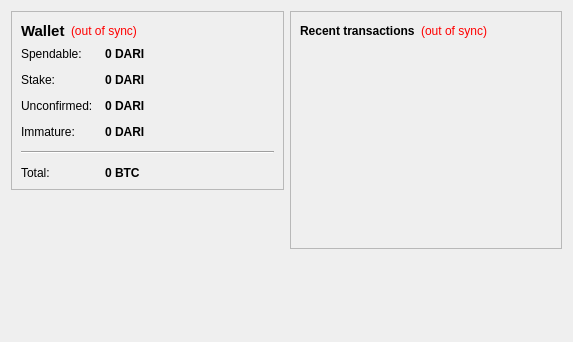
<?xml version="1.0" encoding="UTF-8"?>
<ui version="4.0">
 <class>OverviewPage</class>
 <widget class="QWidget" name="OverviewPage">
  <property name="geometry">
   <rect>
    <x>0</x>
    <y>0</y>
    <width>573</width>
    <height>342</height>
   </rect>
  </property>
  <property name="windowTitle">
   <string>Form</string>
  </property>
  <layout class="QHBoxLayout" name="horizontalLayout" stretch="1,1">
   <item>
    <layout class="QVBoxLayout" name="verticalLayout_2">
     <item>
      <widget class="QFrame" name="frame">
       <property name="frameShape">
        <enum>QFrame::StyledPanel</enum>
       </property>
       <property name="frameShadow">
        <enum>QFrame::Raised</enum>
       </property>
       <layout class="QVBoxLayout" name="verticalLayout_4">
        <item>
         <layout class="QHBoxLayout" name="horizontalLayout_4">
          <item>
           <widget class="QLabel" name="label_5">
            <property name="font">
             <font>
              <pointsize>11</pointsize>
              <weight>75</weight>
              <bold>true</bold>
             </font>
            </property>
            <property name="text">
             <string>Wallet</string>
            </property>
           </widget>
          </item>
          <item>
           <widget class="QLabel" name="labelWalletStatus">
            <property name="toolTip">
             <string>The displayed information may be out of date. Your wallet automatically synchronizes with the DARICOIN network after a connection is established, but this process has not completed yet.</string>
            </property>
            <property name="styleSheet">
             <string notr="true">QLabel { color: red; }</string>
            </property>
            <property name="text">
             <string notr="true">(out of sync)</string>
            </property>
            <property name="alignment">
             <set>Qt::AlignLeading|Qt::AlignLeft|Qt::AlignVCenter</set>
            </property>
           </widget>
          </item>
          <item>
           <spacer name="horizontalSpacer_2">
            <property name="orientation">
             <enum>Qt::Horizontal</enum>
            </property>
            <property name="sizeHint" stdset="0">
             <size>
              <width>40</width>
              <height>20</height>
             </size>
            </property>
           </spacer>
          </item>
         </layout>
        </item>
        <item>
         <layout class="QFormLayout" name="formLayout_2">
          <property name="fieldGrowthPolicy">
           <enum>QFormLayout::AllNonFixedFieldsGrow</enum>
          </property>
          <property name="horizontalSpacing">
           <number>12</number>
          </property>
          <property name="verticalSpacing">
           <number>12</number>
          </property>
          <item row="0" column="0">
           <widget class="QLabel" name="label">
            <property name="text">
             <string>Spendable:</string>
            </property>
           </widget>
          </item>
          <item row="0" column="1">
           <widget class="QLabel" name="labelBalance">
            <property name="font">
             <font>
              <weight>75</weight>
              <bold>true</bold>
             </font>
            </property>
            <property name="cursor">
             <cursorShape>IBeamCursor</cursorShape>
            </property>
            <property name="toolTip">
             <string>Your current spendable balance</string>
            </property>
            <property name="text">
             <string notr="true">0 DARI</string>
            </property>
            <property name="textInteractionFlags">
             <set>Qt::LinksAccessibleByMouse|Qt::TextSelectableByKeyboard|Qt::TextSelectableByMouse</set>
            </property>
           </widget>
          </item>
          <item row="1" column="0">
           <widget class="QLabel" name="label_6">
            <property name="text">
             <string>Stake:</string>
            </property>
           </widget>
          </item>
          <item row="1" column="1">
           <widget class="QLabel" name="labelStake">
            <property name="font">
             <font>
              <weight>75</weight>
              <bold>true</bold>
             </font>
            </property>
            <property name="cursor">
             <cursorShape>IBeamCursor</cursorShape>
            </property>
            <property name="toolTip">
             <string>Total of coins that was staked, and do not yet count toward the current balance</string>
            </property>
            <property name="text">
             <string notr="true">0 DARI</string>
            </property>
            <property name="textInteractionFlags">
             <set>Qt::LinksAccessibleByMouse|Qt::TextSelectableByKeyboard|Qt::TextSelectableByMouse</set>
            </property>
           </widget>
          </item>
          <item row="2" column="0">
           <widget class="QLabel" name="label_3">
            <property name="text">
             <string>Unconfirmed:</string>
            </property>
           </widget>
          </item>
          <item row="2" column="1">
           <widget class="QLabel" name="labelUnconfirmed">
            <property name="font">
             <font>
              <weight>75</weight>
              <bold>true</bold>
             </font>
            </property>
            <property name="cursor">
             <cursorShape>IBeamCursor</cursorShape>
            </property>
            <property name="toolTip">
             <string>Total of transactions that have yet to be confirmed, and do not yet count toward the current balance</string>
            </property>
            <property name="text">
             <string notr="true">0 DARI</string>
            </property>
            <property name="textInteractionFlags">
             <set>Qt::LinksAccessibleByMouse|Qt::TextSelectableByKeyboard|Qt::TextSelectableByMouse</set>
            </property>
           </widget>
          </item>
          <item row="3" column="0">
           <widget class="QLabel" name="labelImmatureText">
            <property name="text">
             <string>Immature:</string>
            </property>
           </widget>
          </item>
          <item row="3" column="1">
           <widget class="QLabel" name="labelImmature">
            <property name="font">
             <font>
              <weight>75</weight>
              <bold>true</bold>
             </font>
            </property>
            <property name="toolTip">
             <string>Mined balance that has not yet matured</string>
            </property>
            <property name="text">
             <string notr="true">0 DARI</string>
            </property>
            <property name="textInteractionFlags">
             <set>Qt::LinksAccessibleByMouse|Qt::TextSelectableByKeyboard|Qt::TextSelectableByMouse</set>
            </property>
           </widget>
          </item>
          <item row="4" column="0" colspan="2">
           <widget class="Line" name="line">
            <property name="orientation">
             <enum>Qt::Horizontal</enum>
            </property>
           </widget>
          </item>
          <item row="5" column="0">
           <widget class="QLabel" name="labelTotalText">
            <property name="text">
             <string>Total:</string>
            </property>
           </widget>
          </item>
          <item row="5" column="1">
           <widget class="QLabel" name="labelTotal">
            <property name="font">
             <font>
              <weight>75</weight>
              <bold>true</bold>
             </font>
            </property>
            <property name="cursor">
             <cursorShape>IBeamCursor</cursorShape>
            </property>
            <property name="toolTip">
             <string>Your current total balance</string>
            </property>
            <property name="text">
             <string notr="true">0 BTC</string>
            </property>
            <property name="textInteractionFlags">
             <set>Qt::LinksAccessibleByMouse|Qt::TextSelectableByKeyboard|Qt::TextSelectableByMouse</set>
            </property>
           </widget>
          </item>
         </layout>
        </item>
       </layout>
      </widget>
     </item>
     <item>
      <spacer name="verticalSpacer">
       <property name="orientation">
        <enum>Qt::Vertical</enum>
       </property>
       <property name="sizeHint" stdset="0">
        <size>
         <width>20</width>
         <height>40</height>
        </size>
       </property>
      </spacer>
     </item>
    </layout>
   </item>
   <item>
    <layout class="QVBoxLayout" name="verticalLayout_3">
     <item>
      <widget class="QFrame" name="frame_2">
       <property name="frameShape">
        <enum>QFrame::StyledPanel</enum>
       </property>
       <property name="frameShadow">
        <enum>QFrame::Raised</enum>
       </property>
       <layout class="QVBoxLayout" name="verticalLayout">
        <item>
         <layout class="QHBoxLayout" name="horizontalLayout_2">
          <item>
           <widget class="QLabel" name="label_4">
            <property name="text">
             <string>&lt;b&gt;Recent transactions&lt;/b&gt;</string>
            </property>
           </widget>
          </item>
          <item>
           <widget class="QLabel" name="labelTransactionsStatus">
            <property name="toolTip">
             <string>The displayed information may be out of date. Your wallet automatically synchronizes with the DARICOIN network after a connection is established, but this process has not completed yet.</string>
            </property>
            <property name="styleSheet">
             <string notr="true">QLabel { color: red; }</string>
            </property>
            <property name="text">
             <string notr="true">(out of sync)</string>
            </property>
            <property name="alignment">
             <set>Qt::AlignRight|Qt::AlignTrailing|Qt::AlignVCenter</set>
            </property>
           </widget>
          </item>
          <item>
           <spacer name="horizontalSpacer">
            <property name="orientation">
             <enum>Qt::Horizontal</enum>
            </property>
            <property name="sizeHint" stdset="0">
             <size>
              <width>40</width>
              <height>20</height>
             </size>
            </property>
           </spacer>
          </item>
         </layout>
        </item>
        <item>
         <widget class="QListView" name="listTransactions">
          <property name="styleSheet">
           <string notr="true">QListView { background: transparent; }</string>
          </property>
          <property name="frameShape">
           <enum>QFrame::NoFrame</enum>
          </property>
          <property name="verticalScrollBarPolicy">
           <enum>Qt::ScrollBarAlwaysOff</enum>
          </property>
          <property name="horizontalScrollBarPolicy">
           <enum>Qt::ScrollBarAlwaysOff</enum>
          </property>
          <property name="selectionMode">
           <enum>QAbstractItemView::NoSelection</enum>
          </property>
         </widget>
        </item>
       </layout>
      </widget>
     </item>
     <item>
      <spacer name="verticalSpacer_2">
       <property name="orientation">
        <enum>Qt::Vertical</enum>
       </property>
       <property name="sizeHint" stdset="0">
        <size>
         <width>20</width>
         <height>40</height>
        </size>
       </property>
      </spacer>
     </item>
    </layout>
   </item>
  </layout>
 </widget>
 <resources/>
 <connections/>
</ui>
